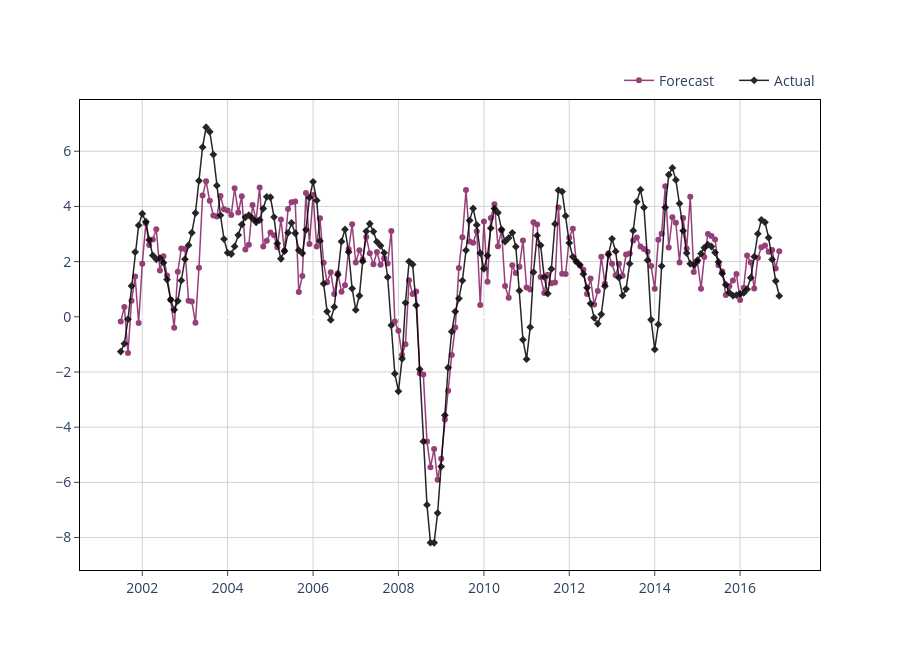

The code cell stored with this chart in its notebook:
### Code cell
from sklearn.linear_model import Ridge

model = Ridge()

model.fit(X_train, y_train)
train_preds = pd.DataFrame.from_dict({
    "date": X_train.index,
    "predictions": model.predict(X_train).reshape(1, -1)[0],
    "actuals": y_train[target_col_name].values
})

# plt.plot(train_preds.date, train_preds.actuals, label="actual") 
# plt.plot(train_preds.date, train_preds.predictions, label="predictions")
# plt.legend();
plot_prediction(dt=train_preds.date, y_pred=train_preds.predictions, y_actual=train_preds.actuals, mode = "lines+markers", legend_position=(1, 1.075))

model.predict(X_test)

### Figure 1 — Plotly figure (JSON) as saved in the notebook; plotly's stock layout.template omitted (floating-point values rounded to 4 significant figures; data arrays with more than 128 entries replaced by an {"elided": "..."} marker saying what was removed)
{"data": [{"line": {"color": "#841E62", "width": 1.5}, "marker": {"size": 6}, "mode": "lines+markers", "name": "Forecast", "opacity": 0.85, "type": "scatter", "x": {"elided": "186 str values"}, "y": {"elided": "186 float values"}}, {"line": {"color": "#000000", "width": 1.5}, "marker": {"size": 6, "symbol": "diamond"}, "mode": "lines+markers", "name": "Actual", "opacity": 0.85, "type": "scatter", "x": {"elided": "186 str values"}, "y": {"elided": "186 float values"}}], "layout": {"autosize": false, "height": 650, "hovermode": "x", "legend": {"bgcolor": "rgba(0, 0, 0, 0)", "bordercolor": "rgba(0, 0, 0, 0)", "font": {"size": 14}, "indentation": 15, "orientation": "h", "x": 1, "xanchor": "right", "y": 1.075, "yanchor": "auto"}, "plot_bgcolor": "white", "title": {"text": ""}, "width": 900, "xaxis": {"gridcolor": "lightgrey", "linecolor": "black", "mirror": true, "showline": true, "tickfont": {"size": 14}, "ticks": "outside"}, "yaxis": {"gridcolor": "lightgrey", "linecolor": "black", "mirror": true, "showline": true, "tickfont": {"size": 14}, "ticks": "outside", "title": {"text": ""}}}}
